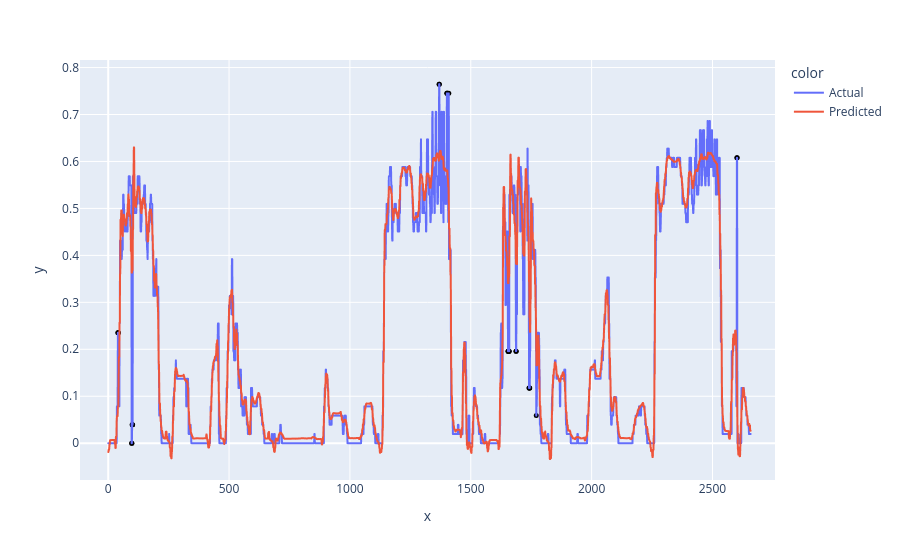

Notebook code cell kept with this figure:
### Code cell
graph_for_dilation(df10_testX, 0.3, 2, mean, std, 2)

### Figure 1 — Plotly figure (JSON) as saved in the notebook; plotly's stock layout.template omitted (floating-point values rounded to 4 significant figures; data arrays with more than 128 entries replaced by an {"elided": "..."} marker saying what was removed)
{"data": [{"hovertemplate": "color=Actual<br>x=%{x}<br>y=%{y}<extra></extra>", "legendgroup": "Actual", "line": {"color": "#636efa", "dash": "solid"}, "marker": {"symbol": "circle"}, "mode": "lines", "name": "Actual", "showlegend": true, "type": "scattergl", "x": {"elided": "2659 int values"}, "xaxis": "x", "y": {"elided": "2659 float values"}, "yaxis": "y"}, {"hovertemplate": "color=Predicted<br>x=%{x}<br>y=%{y}<extra></extra>", "legendgroup": "Predicted", "line": {"color": "#EF553B", "dash": "solid"}, "marker": {"symbol": "circle"}, "mode": "lines", "name": "Predicted", "showlegend": true, "type": "scattergl", "x": {"elided": "2659 int values"}, "xaxis": "x", "y": {"elided": "2659 float values"}, "yaxis": "y"}, {"hovertemplate": "x=%{x}<br>y=%{y}<extra></extra>", "legendgroup": "", "marker": {"color": "black", "size": 5, "symbol": "circle"}, "mode": "markers", "name": "", "orientation": "v", "showlegend": false, "type": "scatter", "x": [40, 41, 42, 97, 98, 99, 100, 101, 1369, 1370, 1401, 1402, 1403, 1409, 1654, 1655, 1656, 1657, 1658, 1659, 1687, 1688, 1741, 1742, 1743, 1744, 1771, 2601, 2602], "xaxis": "x", "y": [0.2353, 0.2353, 0.2353, 0, 0, 0.03922, 0.03922, 0.03922, 0.7647, 0.7647, 0.7451, 0.7451, 0.7451, 0.7451, 0.1961, 0.1961, 0.1961, 0.1961, 0.1961, 0.1961, 0.1961, 0.1961, 0.1176, 0.1176, 0.1176, 0.1176, 0.05882, 0.6078, 0.6078], "yaxis": "y"}], "layout": {"legend": {"title": {"text": "color"}, "tracegroupgap": 0}, "margin": {"t": 60}, "xaxis": {"anchor": "y", "domain": [0, 1], "title": {"text": "x"}}, "yaxis": {"anchor": "x", "domain": [0, 1], "title": {"text": "y"}}}}
